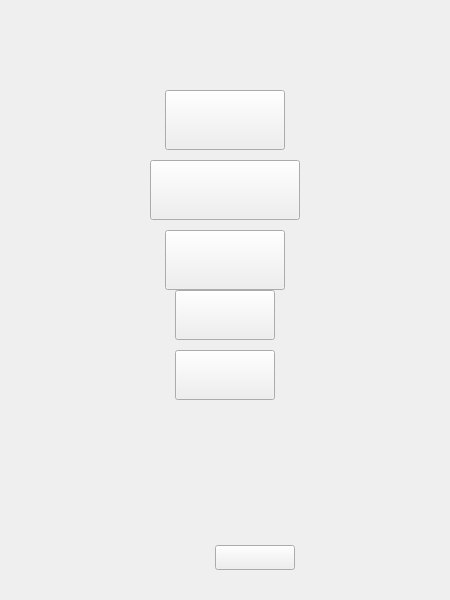
<?xml version="1.0" encoding="UTF-8"?>
<ui version="4.0">
 <class>Menu</class>
 <widget class="QWidget" name="Menu">
  <property name="geometry">
   <rect>
    <x>0</x>
    <y>0</y>
    <width>450</width>
    <height>600</height>
   </rect>
  </property>
  <property name="windowTitle">
   <string>Form</string>
  </property>
  <widget class="QPushButton" name="pushButtong_game">
   <property name="geometry">
    <rect>
     <x>165</x>
     <y>90</y>
     <width>120</width>
     <height>60</height>
    </rect>
   </property>
   <property name="styleSheet">
    <string notr="true">QPushButton{border-image:url(:/Menu/src/GAME_W.png)}
QPushButton:hover{border-image:url(:/Menu/src/GAME_P.png) }
QPushButton:pressed{border-image:url(:/Menu/src/GAME_C.png) }</string>
   </property>
   <property name="text">
    <string/>
   </property>
  </widget>
  <widget class="QPushButton" name="pushButton_management">
   <property name="geometry">
    <rect>
     <x>150</x>
     <y>160</y>
     <width>150</width>
     <height>60</height>
    </rect>
   </property>
   <property name="styleSheet">
    <string notr="true">QPushButton{border-image:url(:/Menu/src/PERSONALCENTER_W.png)}
QPushButton:hover{border-image: url(:/Menu/src/PERSONALCENTER_P.png)}
QPushButton:pressed{border-image:url(:/Menu/src/PERSONALCENTER_C.png) }</string>
   </property>
   <property name="text">
    <string/>
   </property>
  </widget>
  <widget class="QPushButton" name="pushButton_rank">
   <property name="geometry">
    <rect>
     <x>165</x>
     <y>230</y>
     <width>120</width>
     <height>60</height>
    </rect>
   </property>
   <property name="styleSheet">
    <string notr="true">QPushButton{border-image:url(:/Menu/src/RANK_W.png)}
QPushButton:hover{border-image: url(:/Menu/src/RANK_P.png)}
QPushButton:pressed{border-image:url(:/Menu/src/RANK_C.png)}</string>
   </property>
   <property name="text">
    <string/>
   </property>
  </widget>
  <widget class="QPushButton" name="pushButton_quit">
   <property name="geometry">
    <rect>
     <x>175</x>
     <y>350</y>
     <width>100</width>
     <height>50</height>
    </rect>
   </property>
   <property name="styleSheet">
    <string notr="true">QPushButton{border-image:url(:/Menu/src/QUIT_W.png)}
QPushButton:hover{border-image:url(:/Menu/src/QUIT_P.png) }
QPushButton:pressed{border-image: url(:/Menu/src/QUIT_C.png)}</string>
   </property>
   <property name="text">
    <string/>
   </property>
  </widget>
  <widget class="QPushButton" name="pushButton_rule">
   <property name="geometry">
    <rect>
     <x>175</x>
     <y>290</y>
     <width>100</width>
     <height>50</height>
    </rect>
   </property>
   <property name="styleSheet">
    <string notr="true">QPushButton{border-image:url(:/Menu/src/RULE_W.png)}
QPushButton:hover{border-image:url(:/Menu/src/RULE_P.png) }
QPushButton:pressed{border-image:url(:/Menu/src/RULE_C.png) }</string>
   </property>
   <property name="text">
    <string/>
   </property>
  </widget>
  <widget class="QPushButton" name="pushButton_adminset">
   <property name="geometry">
    <rect>
     <x>215</x>
     <y>545</y>
     <width>80</width>
     <height>25</height>
    </rect>
   </property>
   <property name="styleSheet">
    <string notr="true">QPushButton{border-image:url(:/Menu/src/SELECT_W_P_C.png)}
QPushButton:hover{border-image:url(:/Menu/src/SELECT_W_P_C.png)}
QPushButton:pressed{border-image:url(:/Menu/src/SELECT_W_P_C.png)}</string>
   </property>
   <property name="text">
    <string/>
   </property>
  </widget>
 </widget>
 <resources/>
 <connections/>
</ui>
